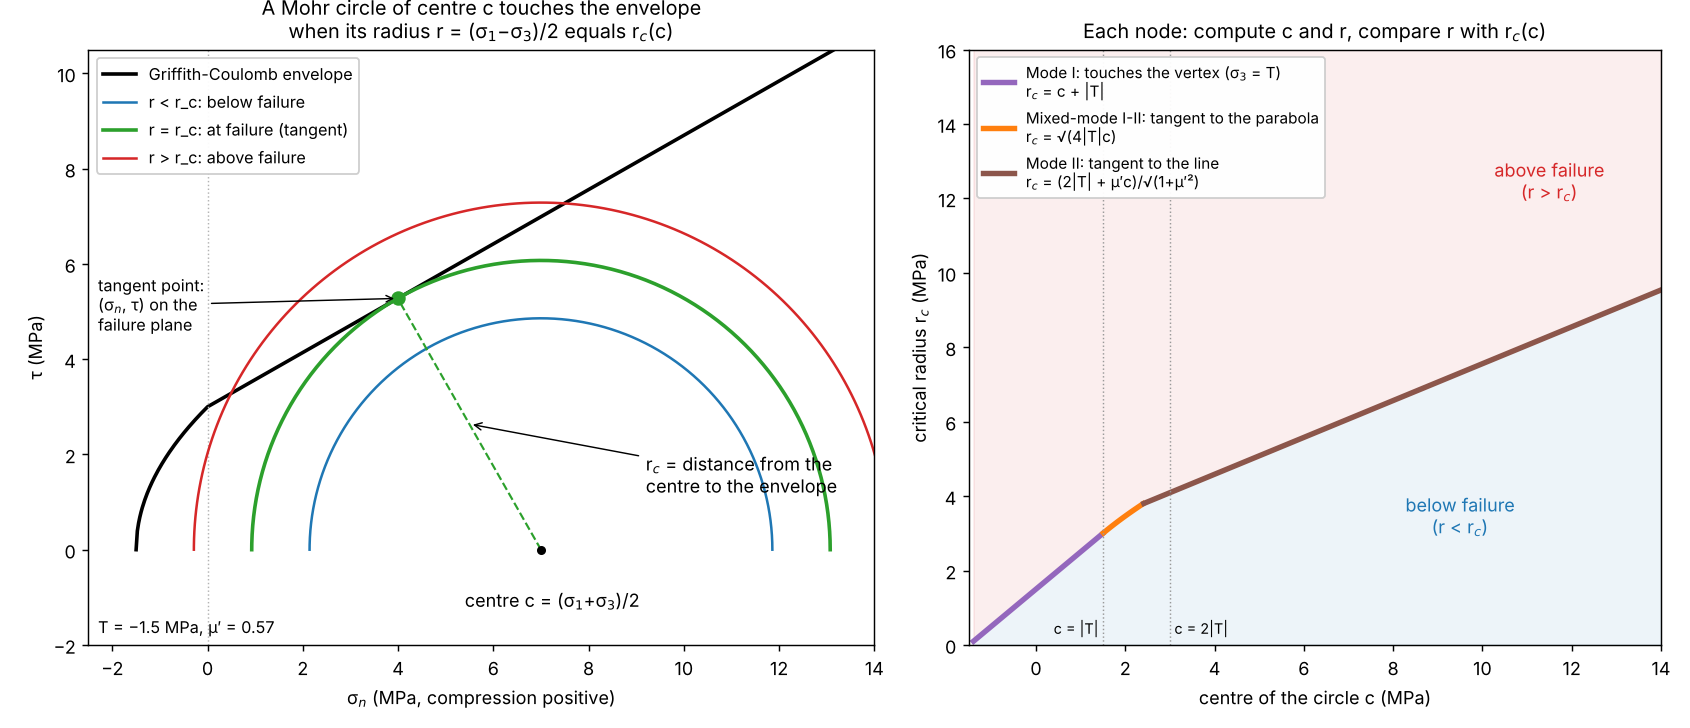

Write the Python code that produced this figure.
"""
Explanatory figure of the analytical Griffith-Coulomb criterion: the critical radius
(docs/failure_criterion.md). Self-contained: the formulas are written here again, as
in failure_contact (Failure_Determination.py), so that the figure explains them.

    python docs/figures/critical_radius.py      # writes docs/figures/critical_radius.png
"""
import os
import numpy as np
import matplotlib
matplotlib.use('Agg')
import matplotlib.pyplot as plt

MU, K = 0.57, 1.5          # coefficient of internal friction, |T| in MPa
ROOT = np.sqrt(1 + MU**2)


def envelope(sigma):
    """Shear stress of the Griffith-Coulomb envelope (MPa): parabola for sigma < 0, line for sigma >= 0."""
    sigma = np.asarray(sigma, dtype=float)
    return np.where(sigma < 0, np.sqrt(np.clip(4*K*(sigma + K), 0, None)), 2*K + MU*sigma)


def critical(c):
    """Critical radius r_c (distance from (c, 0) to the envelope), tangent point and branch."""
    sg = c - 2*K
    if sg < -K:
        dG, ptG, bG = abs(c + K), (-K, 0.0), 'vertex'
    elif sg > 0:
        dG, ptG, bG = np.hypot(c, 2*K), (0.0, 2*K), 'kink'
    else:
        dG, ptG, bG = np.sqrt(4*K*c), (sg, np.sqrt(4*K*(sg + K))), 'parabola'
    dC = (MU*c + 2*K)/ROOT
    sc = c - dC*MU/ROOT
    if sc >= 0:
        dCc, ptC, bC = dC, (sc, 2*K + MU*sc), 'line'
    else:
        dCc, ptC, bC = np.hypot(c, 2*K), (0.0, 2*K), 'kink'
    return (dG, ptG, bG) if dG <= dCc else (dCc, ptC, bC)


fig, (ax1, ax2) = plt.subplots(1, 2, figsize=(13, 5.6), gridspec_kw={'width_ratios': [1.15, 1]})

# ---- Panel 1: one centre, three radii (below, at and above failure)
sig = np.linspace(-K, 14, 600)
ax1.plot(sig, envelope(sig), c='k', lw=2, label='Griffith-Coulomb envelope')
ax1.axvline(0, c='0.7', lw=0.8, ls=':')
c = 7.0
rc, (sn, ss), _ = critical(c)
t = np.linspace(0, np.pi, 300)
for f, col, lab in ((0.8, 'tab:blue', 'r < r_c: below failure'),
                    (1.0, 'tab:green', 'r = r_c: at failure (tangent)'),
                    (1.2, 'tab:red', 'r > r_c: above failure')):
    r = f*rc
    ax1.plot(c + r*np.cos(t), r*np.sin(t), c=col, lw=2 if f == 1 else 1.4, label=lab)
ax1.plot([c, sn], [0, ss], c='tab:green', ls='--', lw=1.2)
ax1.annotate('r$_c$ = distance from the\ncentre to the envelope', xy=((c + sn)/2, ss/2), xytext=(9.2, 1.2),
             fontsize=10, arrowprops=dict(arrowstyle='->', lw=0.8))
ax1.plot([c], [0], 'ko', ms=4)
ax1.annotate('centre c = (σ$_1$+σ$_3$)/2', xy=(c, 0), xytext=(c - 1.6, -1.2), fontsize=10)
ax1.plot([sn], [ss], 'o', c='tab:green', ms=7)
ax1.annotate('tangent point:\n(σ$_n$, τ) on the\nfailure plane', xy=(sn, ss), xytext=(-2.3, 4.6), fontsize=9,
             arrowprops=dict(arrowstyle='->', lw=0.8))
ax1.set_xlim(-2.5, 14) ; ax1.set_ylim(-2, 10.5) ; ax1.set_aspect('equal')
ax1.set_xlabel('σ$_n$ (MPa, compression positive)') ; ax1.set_ylabel('τ (MPa)')
ax1.set_title('A Mohr circle of centre c touches the envelope\nwhen its radius r = (σ$_1$−σ$_3$)/2 equals r$_c$(c)', fontsize=11)
ax1.legend(loc='upper left', fontsize=9, framealpha=0.95)
ax1.text(-2.3, -1.75, 'T = −1.5 MPa, μ′ = 0.57', fontsize=9)

# ---- Panel 2: r_c as a function of the centre, coloured by the part of the envelope it touches
cs = np.linspace(-1.4, 14, 800)
rcs = np.array([critical(v)[0] for v in cs])
branch = np.array([critical(v)[2] for v in cs])
zones = (('vertex', 'tab:purple', 'Mode I: touches the vertex (σ$_3$ = T)\nr$_c$ = c + |T|'),
         ('parabola', 'tab:orange', 'Mixed-mode I-II: tangent to the parabola\nr$_c$ = √(4|T|c)'),
         ('line', 'tab:brown', 'Mode II: tangent to the line\nr$_c$ = (2|T| + μ′c)/√(1+μ′²)'))
for name, col, lab in zones:
    m = branch == name
    ax2.plot(cs[m], rcs[m], c=col, lw=3, label=lab)
m = branch == 'kink'
if m.any():
    ax2.plot(cs[m], rcs[m], c='0.4', lw=3, label='touches the kink at σ$_n$ = 0')
ax2.fill_between(cs, 0, rcs, color='tab:blue', alpha=0.08)
ax2.fill_between(cs, rcs, 16, color='tab:red', alpha=0.08)
ax2.text(9.5, 3.0, 'below failure\n(r < r$_c$)', color='tab:blue', fontsize=10, ha='center')
ax2.text(11.5, 12.0, 'above failure\n(r > r$_c$)', color='tab:red', fontsize=10, ha='center')
ax2.axvline(K, c='0.6', lw=0.8, ls=':') ; ax2.axvline(2*K, c='0.6', lw=0.8, ls=':')
ax2.text(K - 0.1, 0.3, 'c = |T|', fontsize=8, ha='right') ; ax2.text(2*K + 0.1, 0.3, 'c = 2|T|', fontsize=8, ha='left')
ax2.set_xlim(-1.5, 14) ; ax2.set_ylim(0, 16)
ax2.set_xlabel('centre of the circle c (MPa)') ; ax2.set_ylabel('critical radius r$_c$ (MPa)')
ax2.set_title('Each node: compute c and r, compare r with r$_c$(c)', fontsize=11)
ax2.legend(loc='upper left', fontsize=8.5, framealpha=0.95)

fig.tight_layout()
fig.savefig(os.path.join(os.path.dirname(os.path.abspath(__file__)), 'critical_radius.png'), dpi=130)
print('saved')
